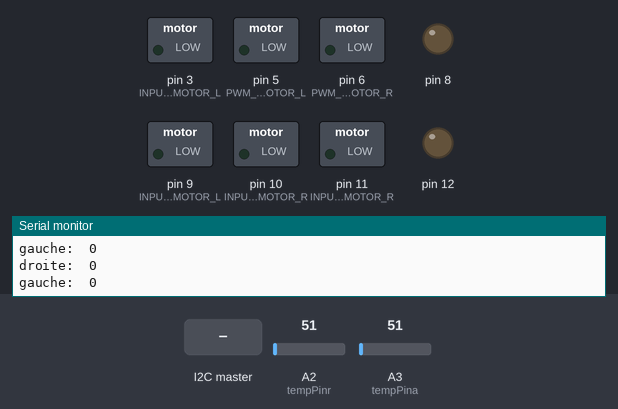
Simulated run of this sketch. Board: Arduino Nano, built with avr-gcc and run on an emulated ATmega328P. On the bench: switched loads named in the sketch (green lamp = pin HIGH), output pins drawn as LEDs (lit = HIGH), the last lines printed to the serial monitor. Inputs (shaded band) come from the test bench; at power-on: A2 (tempPinr) = 51, A3 (tempPina) = 51.

Above: at 1.2 s.
1.3 s: the I2C master sends the byte 1
At 2.5 s:
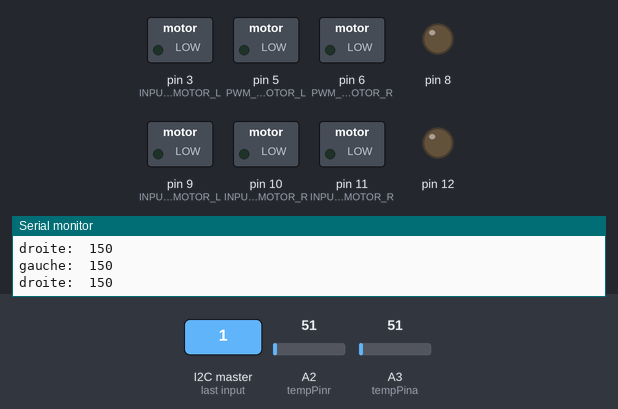
2.8 s: A2 (tempPinr) set to 68
5.8 s: A2 (tempPinr) set to 78
At 6.9 s:
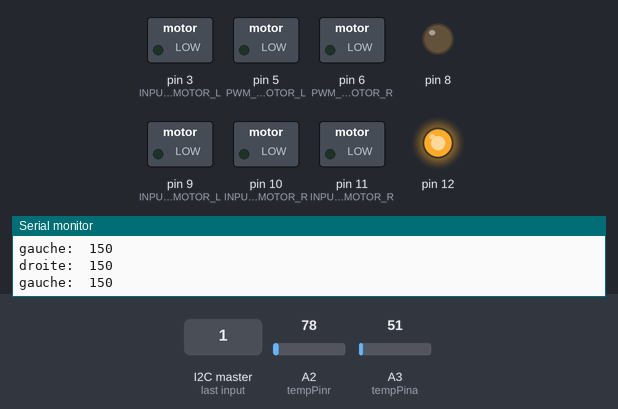
7.3 s: A3 (tempPina) set to 69
10.3 s: A3 (tempPina) set to 78
At 11.1 s:
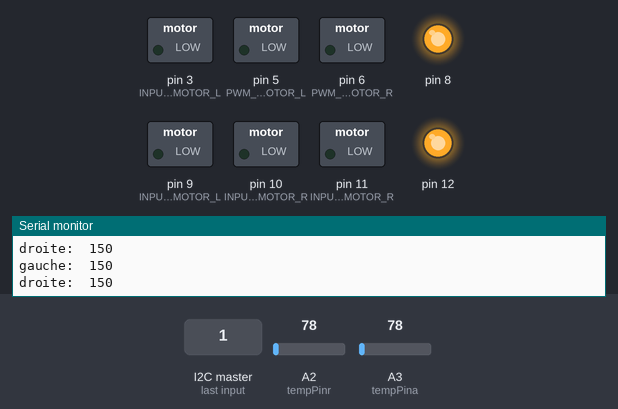
11.8 s: the I2C master sends the byte 0
At 12.6 s:
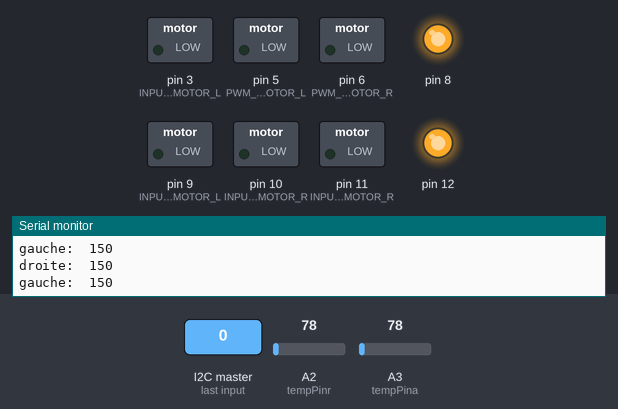
Timing chart, 0 to 14.3 s (numbered marks = the images above; inputs shaded):
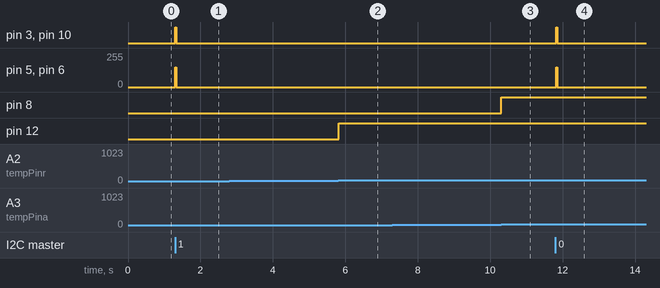

Measured:
- the behaviour switches between 73 and 74 on A2 (tempPinr) (found by bisection; images 1 and 2)
- the behaviour switches between 73 and 74 on A3 (tempPina) (found by bisection; images 2 and 3)
- after the input at 1.3 s, pin 3 (INPUT_4_MOTOR_L), pin 10 (INPUT_2_MOTOR_R): LOW → HIGH at once, → LOW 0.03 s later; pin 5 (PWM_OUTPUT_MOTOR_L), pin 6 (PWM_OUTPUT_MOTOR_R): 0/255 → 150/255 at once, → 0/255 0.03 s later
- after the input at 5.8 s, pin 12: LOW → HIGH at once
- after the input at 10.3 s, pin 8: LOW → HIGH at once
- after the input at 11.8 s, pin 3 (INPUT_4_MOTOR_L), pin 10 (INPUT_2_MOTOR_R): LOW → HIGH at once, → LOW 0.03 s later; pin 5 (PWM_OUTPUT_MOTOR_L), pin 6 (PWM_OUTPUT_MOTOR_R): 0/255 → 150/255 at once, → 0/255 0.03 s later

The sketch:

test_roue_servo.ino
```cpp
// Code de l'Arduino Nano gérant le PWM des moteurs du chevalier
// Nathan Lovo // édité par Domminique Humbert
// 23.05.2017 // 01.05.18
// Ce qu'il reste à ajouter dans le code :
/*
   Le pwm qui part de ~70 à 255 plutôt que de 0 à 255
   Vérifier les fonctions turn right / turn left si elles sont correctes
   Ajouter l'I2C

   Penser à l'attaque "charge" :
    - limiter le pmw pour qu'il n'aille pas au-delà de 180 p.ex.
    - état de la charge à envoyer du master à ce code
    - sitôt que la charge est à 1 => pwm à 255
    - charge à 0 => redéfinition des limites du pwm

*/


#include <Wire.h>
#include "pwmfrequency.h"

#include "math.h"

#define PWM_OUTPUT_MOTOR_L 5 // Pin 4 où sort le pwm du moteur 2
#define INPUT_4_MOTOR_L    3  // Pin 9 pour un sens
#define INPUT_3_MOTOR_L    9  // Pin 3 pour l'autre sens

#define PWM_OUTPUT_MOTOR_R 6 // Pin 7 où sort le pwm du moteur 1
#define INPUT_2_MOTOR_R    10  // Pin 10 pour un sens
#define INPUT_1_MOTOR_R    11  // Pin 11 pour l'autre sens

// Définition des différents mouvements que le robot peut faire
#define TURN_AROUND_LEFT  1 //Tourne sur lui-même sens antihoraire
#define TURN_LEFT         2 //Tourne à gauche
#define RETREAT_LEFT      3 //Recule à gauche
#define FORWARD           4 //Avance tout droit
#define BACKWARDS         5 //Recule tout droit
#define TURN_RIGHT        6 //Tourne à droite
#define RETREAT_RIGHT     7 //Recule à droite
#define TURN_AROUND_RIGHT 8 // Tourne sur lui-même sens horaire

#define PWM_MIN 50
#define PWM_MAX 150
#define PWM_AROUND 100

#define ADRESSE_ROUE 19
#define ADRESSE_SERVO 20
#define ADRESSE_COULEUR 9
//------------Contrôle de la température-------//
int valr;
int tempPinr = A2;
int vall;
int tempPina = A3;


//------------Variables reçues par I2C---------//

int x = 0;     //Position x du joystick
int y = 0;     //Position y du joystick

bool variableRecu = 0;
bool pauseState = 1; //État "en pause/en jeu"
int adresseMaitre = 0;
int limiteTerrain = 0;

//---------------------------------------------//


long int transf_x = 0; //Position x après conversion
long int transf_y = 0; //Position y après conversion

unsigned int angle;

unsigned int pwm_left = 0;  //Varie entre 0 et 255 pour fournir un PWM au moteur
unsigned int pwm_right = 0; //Varie entre 0 et 255 pour fournir un PWM au moteur

float pwm_leftAngle = 0;  //Angle du vecteur allant de (0;0) à la position (transf_x;transf_y)
float pwm_rightAngle = 0; // 180°- pwm_leftAngle
//Cela permet de connaître le degré d'inclinaison du joystick, afin de

float deltaAngle = 0; // = angle aigu/angle obtus pour connaître un rapport (à voir si on garde ou pas)

int setDirection = 0; // Variable d'état de

void setup() {

  Serial.begin(9600);   //Serial port for de bugging

  Wire.begin(ADRESSE_ROUE);
  Wire.onReceive(receiveEvent);

  //Moteur droite
  pinMode(PWM_OUTPUT_MOTOR_R,      OUTPUT);
  pinMode(INPUT_1_MOTOR_R,         OUTPUT);
  pinMode(INPUT_2_MOTOR_R,         OUTPUT);
  //Input 1 et 2 : pont en H du moteur droite

  //Moteur gauche
  pinMode(PWM_OUTPUT_MOTOR_L,      OUTPUT);
  pinMode(INPUT_3_MOTOR_L,         OUTPUT);
  pinMode(INPUT_4_MOTOR_L,         OUTPUT);
  //Input 3 et 4 : pont en H du moteur droite

  digitalWrite(INPUT_1_MOTOR_R,    LOW);
  digitalWrite(INPUT_2_MOTOR_R,    LOW);
  digitalWrite(INPUT_3_MOTOR_L,    LOW);
  digitalWrite(INPUT_4_MOTOR_L,    LOW);
  //Les deux ponts en H sont en HIGH et HIGH => bloqués

  pinMode (8, OUTPUT);
  pinMode (12, OUTPUT);
  pinMode (A2, INPUT);
  pinMode (A3, INPUT);
  digitalWrite(2, LOW); //Eteint la led d'urgence

  //Démarage des ventilateurs

  pinMode (4, INPUT);//désactivation de pin
  pinMode (5, INPUT);//désactivation de pin


  Serial.begin(9600);
}


void convertToMotor(int x, int y)
{
  //Transforme le système de coordonnées du joystick de manière à ce que le point (0;0) soit au centre.
  transf_x = (512 - x);
  transf_y = (y - 512);
}

void checkDirection()
{
  if (adresseMaitre != ADRESSE_SERVO)
    angle = round((float)atan2(transf_y, transf_x) * 180 / 3.14); // angle de -180° à 180°
  //Serial.println(angle);

  if (angle >= 170 && angle <= -170)
  {
    setDirection = TURN_AROUND_LEFT;
    //Serial.println("   Turn around left");
  }
  else if (angle < 170 && angle >= 90)
  {
    setDirection = TURN_LEFT;
    // //Serial.println("   Turn left");
  }
  else if (angle > -170 && angle <= -90)
  {
    setDirection = RETREAT_LEFT;
    // //Serial.println("   Retreat left");
  }
  else if (angle < 90 && angle > 10)
  {
    setDirection = TURN_RIGHT;
    //  //Serial.println("   Turn right");
  }
  else if (angle > -90 && angle < -10)
  {
    setDirection = RETREAT_RIGHT;
    // //Serial.println("   Retreat right");
  }
  else if (angle > -10 && angle < 10)
  {
    setDirection = TURN_AROUND_RIGHT;
    //Serial.println("TURN_AROUND_RIGHT");
  }

}

void setPWM() // Fonction appelée après l'attribution de setDirection
{
  //Serial.print(setDirection);
  switch (setDirection)
  {
    case TURN_AROUND_LEFT:

      pwm_left = PWM_AROUND;
      pwm_right = pwm_left; //Même valeur de pwm dans les 2 moteurs pour que le robot tourne sur lui-même
      limitPWM(); // Vérifie si les valeurs de pwm ne dépassent pas 255

      digitalWrite(INPUT_1_MOTOR_R,    LOW);
      digitalWrite(INPUT_2_MOTOR_R,    HIGH);
      digitalWrite(INPUT_3_MOTOR_L,    HIGH);
      digitalWrite(INPUT_4_MOTOR_L,    LOW);

      analogWrite(PWM_OUTPUT_MOTOR_L, pwm_left);
      analogWrite(PWM_OUTPUT_MOTOR_R, pwm_right);

      break;

    case TURN_LEFT:

      pwm_right = PWM_MAX;
      pwm_left = pwm_right - round((float)(angle - 90) / 90 * pwm_right);
      limitPWM();

      digitalWrite(INPUT_1_MOTOR_R,    HIGH);
      digitalWrite(INPUT_2_MOTOR_R,    LOW);
      digitalWrite(INPUT_3_MOTOR_L,    HIGH);
      digitalWrite(INPUT_4_MOTOR_L,    LOW);

      analogWrite(PWM_OUTPUT_MOTOR_L, pwm_right);
      analogWrite(PWM_OUTPUT_MOTOR_R, pwm_left);

      break;

    case RETREAT_LEFT:

      pwm_right = PWM_MAX;
      pwm_left = pwm_right + round((float)(angle + 90) / 90 * pwm_right);
      limitPWM();

      digitalWrite(INPUT_1_MOTOR_R,    LOW);
      digitalWrite(INPUT_2_MOTOR_R,    HIGH);
      digitalWrite(INPUT_3_MOTOR_L,    LOW);
      digitalWrite(INPUT_4_MOTOR_L,    HIGH);

      analogWrite(PWM_OUTPUT_MOTOR_L, pwm_right);
      analogWrite(PWM_OUTPUT_MOTOR_R, pwm_left);

      break;

    case TURN_RIGHT:

      pwm_left = PWM_MAX;
      pwm_right = round((float)angle / 90 * pwm_left);
      limitPWM();

      digitalWrite(INPUT_1_MOTOR_R,    HIGH);
      digitalWrite(INPUT_2_MOTOR_R,    LOW);
      digitalWrite(INPUT_3_MOTOR_L,    HIGH);
      digitalWrite(INPUT_4_MOTOR_L,    LOW);

      analogWrite(PWM_OUTPUT_MOTOR_L, pwm_right);
      analogWrite(PWM_OUTPUT_MOTOR_R, pwm_left);

      break;

    case RETREAT_RIGHT:

      pwm_left = PWM_MAX;
      pwm_right = abs(round((float)angle / 90 * pwm_left));
      limitPWM();

      digitalWrite(INPUT_1_MOTOR_R,    LOW);
      digitalWrite(INPUT_2_MOTOR_R,    HIGH);
      digitalWrite(INPUT_3_MOTOR_L,    LOW);
      digitalWrite(INPUT_4_MOTOR_L,    HIGH);

      analogWrite(PWM_OUTPUT_MOTOR_L, pwm_right);
      analogWrite(PWM_OUTPUT_MOTOR_R, pwm_left);

      break;

    case TURN_AROUND_RIGHT:

      pwm_left = PWM_AROUND;
      pwm_right = pwm_left; //Même valeur de pwm dans les 2 moteurs pour que le robot tourne sur lui-même
      limitPWM();

      digitalWrite(INPUT_1_MOTOR_R,    HIGH);
      digitalWrite(INPUT_2_MOTOR_R,    LOW);
      digitalWrite(INPUT_3_MOTOR_L,    LOW);
      digitalWrite(INPUT_4_MOTOR_L,    HIGH);

      analogWrite(PWM_OUTPUT_MOTOR_L, pwm_left);
      analogWrite(PWM_OUTPUT_MOTOR_R, pwm_right);

      break;
  }
}

void limitPWM()
{
  if (pwm_left > PWM_MAX)
  {
    ////Serial.print("PWM TOO HIGH : ");
    ////Serial.println(pwm_left);
    pwm_left = PWM_MAX;
  }
  if (pwm_right > PWM_MAX)
  {
    //Serial.print("PWM TOO HIGH : ");
    //Serial.println(pwm_right);
    pwm_right = PWM_MAX;
  }
}

void reculer()
{
  if (limiteTerrain == 1)
  {
    pwm_right = PWM_MAX;
    pwm_left = pwm_right;
    limitPWM();

    digitalWrite(INPUT_1_MOTOR_R,    LOW);
    digitalWrite(INPUT_2_MOTOR_R,    HIGH);
    digitalWrite(INPUT_3_MOTOR_L,    LOW);
    digitalWrite(INPUT_4_MOTOR_L,    HIGH);

    analogWrite(PWM_OUTPUT_MOTOR_L, pwm_right);
    analogWrite(PWM_OUTPUT_MOTOR_R, pwm_left);
    delay(700);
    digitalWrite(INPUT_1_MOTOR_R,    LOW);
    digitalWrite(INPUT_2_MOTOR_R,    LOW);
    digitalWrite(INPUT_3_MOTOR_L,    LOW);
    digitalWrite(INPUT_4_MOTOR_L,    LOW);

    analogWrite(PWM_OUTPUT_MOTOR_R, 0);
    analogWrite(PWM_OUTPUT_MOTOR_L, 0);

    limiteTerrain = 0;
  }
}

void loop()
{

  Serial.print ("gauche:\t");
  Serial.println (pwm_left);
  Serial.print ("droite:\t");
  Serial.println (pwm_right);


  valr = analogRead(tempPinr);
  int mvr = ( valr / 1024.0) * 5000;
  int celr = mvr / 10;

  // Serial.println (celr);
  if (celr > 35) {
    digitalWrite (12, HIGH);
  }
  else {
    digitalWrite (12, LOW);
  }

  vall = analogRead(tempPina);
  int mva = ( vall / 1024.0) * 5000;
  int cela = mva / 10;
  //  Serial.println (cela);

  if (cela > 35) {
    digitalWrite (2, HIGH);
    digitalWrite (8, HIGH);
    //digitalWrite (12, HIGH); //Allume les ventilateurs
    // digitalWrite (7, LOW);
    // digitalWrite (10, LOW);//Eteint le moteur
  }
  else if (cela < 30) {
    digitalWrite (2, LOW);
    digitalWrite (8, LOW);
    //digitalWrite (12, LOW); //Eteint les ventilateurs
  }
  /*
    Serial.println(x);
    Serial.println(y);
  */

  reculer();

  if ((x == 0 && y == 0) || variableRecu == 0) //Si le joystick est "au repos", on bloque les moteurs, on laisse libre les moteurs
  {
    digitalWrite(INPUT_1_MOTOR_R,    LOW);
    digitalWrite(INPUT_2_MOTOR_R,    LOW);
    digitalWrite(INPUT_3_MOTOR_L,    LOW);
    digitalWrite(INPUT_4_MOTOR_L,    LOW);

    analogWrite(PWM_OUTPUT_MOTOR_R, 0);
    analogWrite(PWM_OUTPUT_MOTOR_L, 0);
  }
  if ( variableRecu)
  {
    //Serial.println("ok");
    convertToMotor(x, y);
    checkDirection();
    setPWM();
    variableRecu = 0;
  }
}


////////////////////PARTIE I2C A AJOUTER////////////////////
void receiveEvent(int howMany)
{
  /*//Serial.println("howMany: ");
    //Serial.print(howMany);*/
  adresseMaitre = (uint8_t)Wire.read();
  if (adresseMaitre == ADRESSE_SERVO)
  {
    angle = (uint8_t)Wire.read();
    //Serial.println(angle);
  }
  else if (adresseMaitre == ADRESSE_COULEUR)
  {
    limiteTerrain = 1;
  }
  else
  {
    static bool separatorSeen = false;
    uint32_t posX = 0, posY = 0;

    for (int i = 0; i < howMany; i++)
    {
      if (i < 2)
      {
        posX <<= 8;
        posX |= (uint8_t)Wire.read();
      }
      else
      {
        posY <<= 8;
        posY |= (uint8_t)Wire.read();
      }
    }
    //Serial.println (posX);
    //Serial.println (posY);
    /*
      if (posX - x > 20) { //limitation en cas d'accélération
        posX = x + 20;
      }
      if (posY - y < -20) {
        posY = y - 20;
      }
    */
    x = posX;
    y = posY;
  }
  variableRecu = 1;
}
/////////////////////////////////////////////////////////////
```

pwmfrequency.h
```cpp
void setPwmFrequency(int pin, int divisor) {
  byte mode;
  if(pin == 5 || pin == 6 || pin == 9 || pin == 10) {
    switch(divisor) {
      case 1: mode = 0x01; break;
      case 2: mode = 0x02; break;
      case 3: mode = 0x03; break;
      case 4: mode = 0x04; break;
      case 5: mode = 0x05; break;
      default: return;
    }
    if(pin == 5 || pin == 6) {
      TCCR0B = TCCR0B & 0b11111000 | mode;
    } else {
      TCCR1B = TCCR1B & 0b11111000 | mode;
    }
  } else if(pin == 3 || pin == 11) {
    switch(divisor) {
      case 1: mode = 0x01; break;
      case 2: mode = 0x02; break;
      case 3: mode = 0x03; break;
      case 4: mode = 0x04; break;
      case 5: mode = 0x05; break;
      case 6: mode = 0x06; break;
      case 7: mode = 0x07; break;
      default: return;
    }
    TCCR2B = TCCR2B & 0b11111000 | mode;

}}
```
